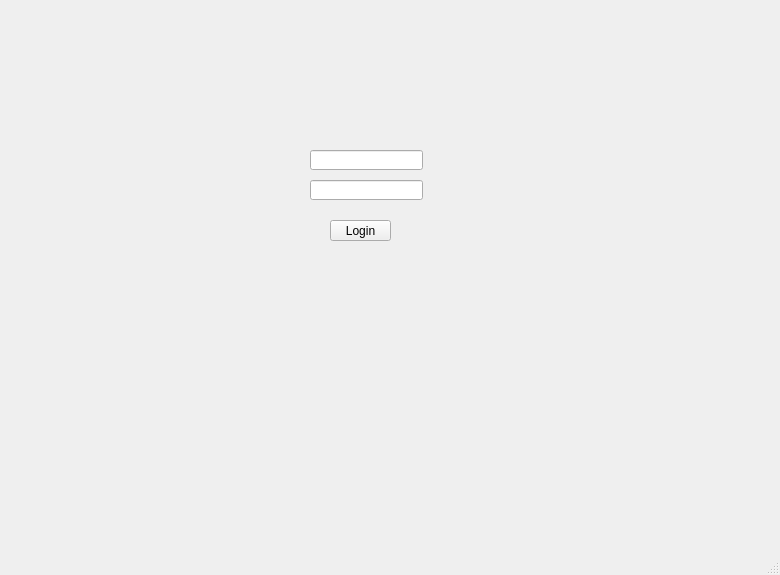
<?xml version="1.0" encoding="UTF-8"?>
<ui version="4.0">
 <class>MainWindow</class>
 <widget class="QMainWindow" name="MainWindow">
  <property name="geometry">
   <rect>
    <x>0</x>
    <y>0</y>
    <width>780</width>
    <height>575</height>
   </rect>
  </property>
  <property name="windowTitle">
   <string>MainWindow</string>
  </property>
  <widget class="QWidget" name="centralwidget">
   <widget class="QLabel" name="Logo">
    <property name="geometry">
     <rect>
      <x>320</x>
      <y>20</y>
      <width>100</width>
      <height>110</height>
     </rect>
    </property>
    <property name="text">
     <string/>
    </property>
   </widget>
   <widget class="QPushButton" name="Loginbutton">
    <property name="geometry">
     <rect>
      <x>330</x>
      <y>220</y>
      <width>61</width>
      <height>21</height>
     </rect>
    </property>
    <property name="text">
     <string>Login</string>
    </property>
   </widget>
   <widget class="QLineEdit" name="Userid">
    <property name="geometry">
     <rect>
      <x>310</x>
      <y>150</y>
      <width>113</width>
      <height>20</height>
     </rect>
    </property>
   </widget>
   <widget class="QLineEdit" name="password">
    <property name="geometry">
     <rect>
      <x>310</x>
      <y>180</y>
      <width>113</width>
      <height>20</height>
     </rect>
    </property>
    <property name="echoMode">
     <enum>QLineEdit::Password</enum>
    </property>
   </widget>
   <widget class="QLabel" name="label">
    <property name="geometry">
     <rect>
      <x>350</x>
      <y>270</y>
      <width>21</width>
      <height>21</height>
     </rect>
    </property>
    <property name="text">
     <string/>
    </property>
   </widget>
  </widget>
  <widget class="QMenuBar" name="menubar">
   <property name="geometry">
    <rect>
     <x>0</x>
     <y>0</y>
     <width>780</width>
     <height>21</height>
    </rect>
   </property>
  </widget>
  <widget class="QStatusBar" name="statusbar"/>
 </widget>
 <resources/>
 <connections/>
</ui>
